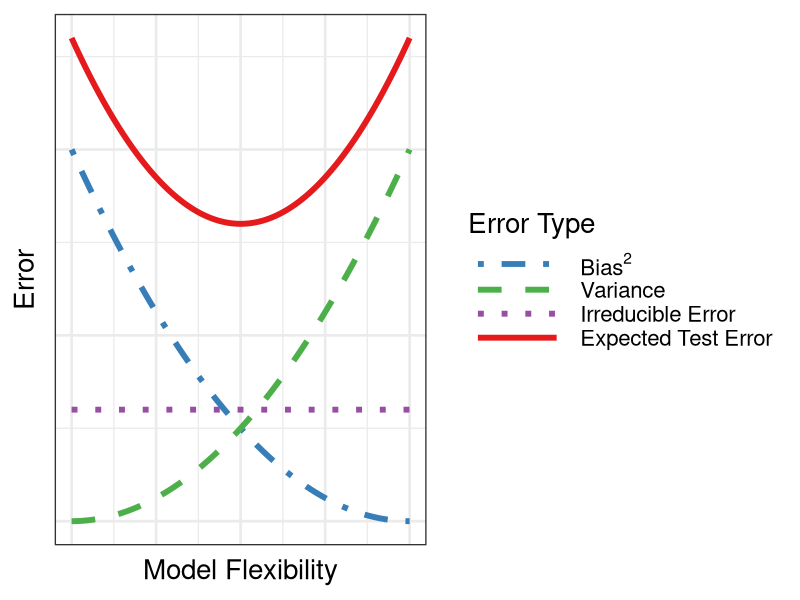

This figure's R source:
## ---- chunk 1
#| echo: false
#| message: false
#| warning: false
library("tidyverse")

d <- tibble(
    x = seq(0, 1, length.out = 100),
    `Irreducible Error` = 0.3
  ) |>
  mutate(
    Variance = x^2,
    Bias = rev(Variance),
    `Expected Test Error` = Bias + Variance + `Irreducible Error`
  ) |>
  pivot_longer(
    cols = -x,
    names_to = "Error Type",
    values_to = "Error"
  ) |>
    mutate(
      `Error Type` = factor(
        `Error Type`,
        levels = c(
          "Bias",
          "Variance",
          "Irreducible Error",
          "Expected Test Error"
        )
      )
    )

ggplot(
    d,
    aes(x = x, y = Error, color = `Error Type`, linetype = `Error Type`)
  ) +
  geom_line(linewidth = 2) +
  labs(
    x = "Model Flexibility",
    y = "Error"
  ) +
  scale_linetype_manual(
    values = c(
      "Expected Test Error" = "solid",
      "Bias" = "dotdash",
      "Variance" = "dashed",
      "Irreducible Error" = "dotted"
    ),
    labels = c(
      'Bias' = expression(Bias^2)
    )
  ) +
  scale_color_manual(
    values = c(
      "Expected Test Error" = "#E41A1C",
      "Bias" = "#377EB8",
      "Variance" = "#4DAF4A",
      "Irreducible Error" = "#984EA3"
    ),
    labels = c(
      'Bias' = expression(Bias^2)
    )
  ) +
  theme_bw(
    base_size = 20
  ) +
  theme(
    # Remove tick marks and labels
    axis.ticks.x = element_blank(),
    axis.text.x = element_blank(),
    axis.ticks.y = element_blank(),
    axis.text.y = element_blank(),

    legend.key.width = unit(2.5, "cm")
  )
